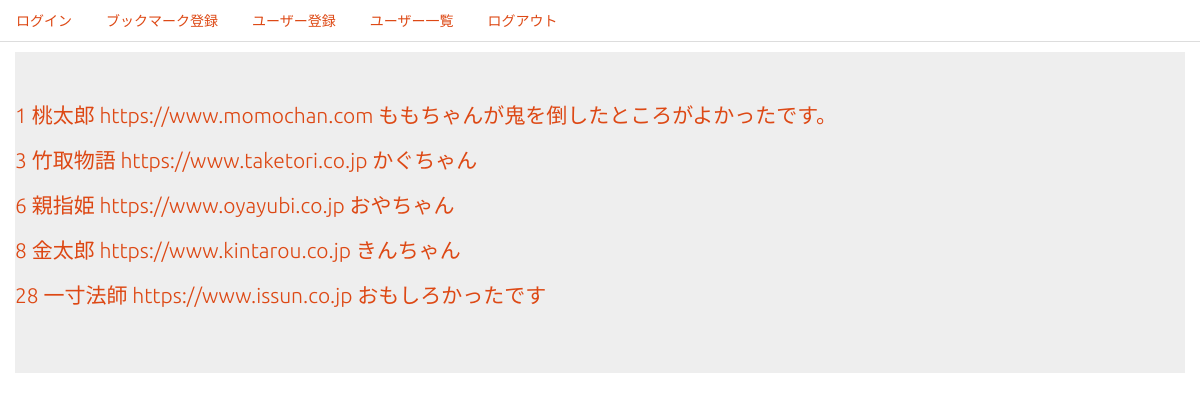
Screenshot of /select_nologin.php with the database file from the repository.
### tables this page shows
CREATE TABLE `gs_bm_table` (
  `id` int(12) NOT NULL,
  `bookname` varchar(64) DEFAULT NULL,
  `url` text,
  `comment` text,
  `datetime` datetime NOT NULL
);

### funcs.php (called while the page is built, shortened)
<?php
function h($str)
{
    return htmlspecialchars($str, ENT_QUOTES);
}

### select_nologin.php (the view, shortened to what this page needs)
<?php
require_once('funcs.php');
$pdo = db_conn();
$stmt = $pdo->prepare('SELECT * FROM gs_bm_table');
$status = $stmt->execute();
$view = '';
if ($status == false) {
    sql_error($stmt);
} else {
    while ($r = $stmt->fetch(PDO::FETCH_ASSOC)) {
        $view .= '<p>';
        $view .= '<a href="detail.php?id=' . $r["id"] . '">';
        $view .= h($r['id']) . " " . h($r['bookname']) . " " . h($r['url']). " " . h($r['comment']);
        $view .= '</a>';
        $view .= "　";
        $view .= '</p>';
    }
}
?>
<!DOCTYPE html>
<html lang="ja">
<head>
    <link rel="stylesheet" href="css/range.css">
    <link href="css/bootstrap.min.css" rel="stylesheet">
</head>
<body id="main">
    <header>
<nav>
    <ul class="nav nav-tabs">
    <li class="nav-item">
        <a class="nav-link active" aria-current="page" href="login.php">ログイン</a>
    </li>
    <li class="nav-item">
        <a class="nav-link active" aria-current="page" href="index.php">ブックマーク登録</a>
    </li>
    <li class="nav-item">
        <a class="nav-link" href="user.php">ユーザー登録</a>
    </li>
    <li class="nav-item">
        <a class="nav-link" href="user_select.php">ユーザー一覧</a>
    </li>
    <li class="nav-item">
        <a class="nav-link" href="logout.php">ログアウト</a>
    </li>
    </ul>
    </nav>
    </header>
    <div>
        <div class="container jumbotron"><?= $view ?></div>
    </div>
</body>
</html>

### select_nologin.php (style rules this page uses)
div { padding: 10px; font-size: 16px; }

### rows the page displays
gs_bm_table: value "1 桃太郎 https://www.momochan.com ももちゃんが鬼を倒したところがよかったです。"
gs_bm_table: value "3 竹取物語 https://www.taketori.co.jp かぐちゃん"
gs_bm_table: value "6 親指姫 https://www.oyayubi.co.jp おやちゃん"
gs_bm_table: value "8 金太郎 https://www.kintarou.co.jp きんちゃん"
gs_bm_table: value "28 一寸法師 https://www.issun.co.jp おもしろかったです"
